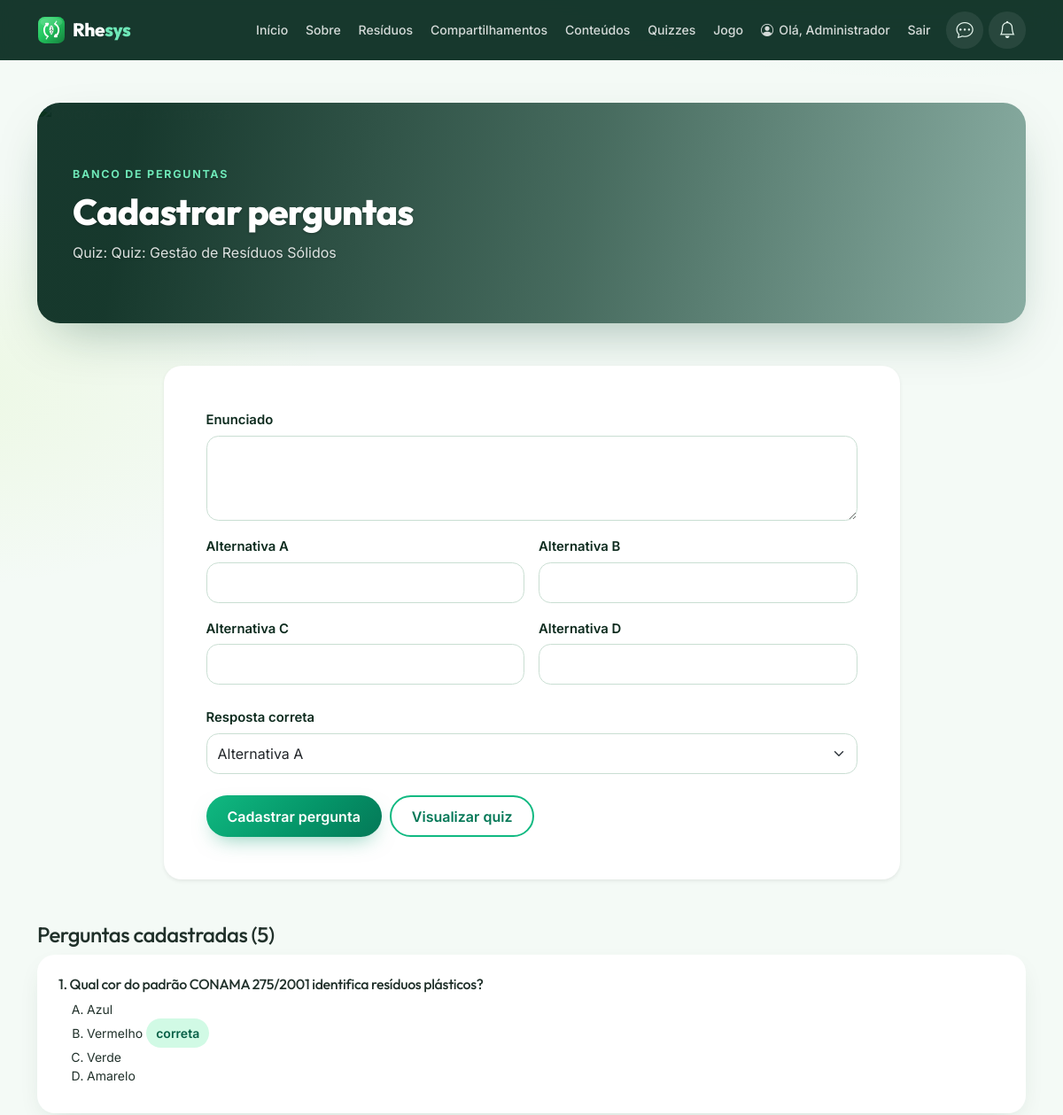
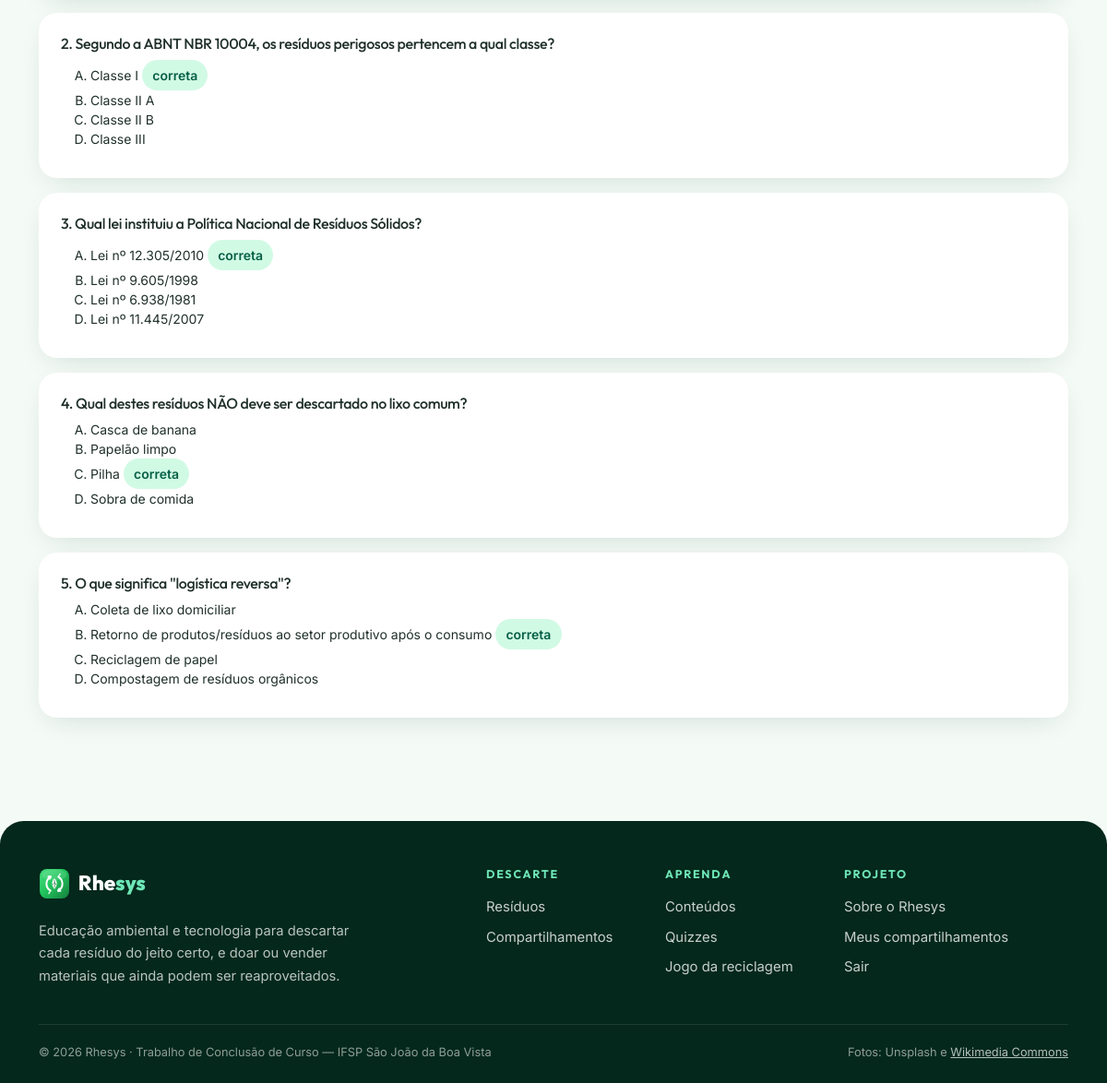
Screenshot of /pages/cadastro_pergunta.php?id_quiz=1 (signed in) with the database file from the repository (2 pictures, top to bottom).
### tables this page shows
CREATE TABLE quiz (
    id_quiz INT AUTO_INCREMENT PRIMARY KEY,
    titulo VARCHAR(150) NOT NULL,
    descricao TEXT
);

CREATE TABLE pergunta (
    id_pergunta INT AUTO_INCREMENT PRIMARY KEY,
    id_quiz INT NOT NULL,
    enunciado TEXT NOT NULL,
    alternativa_a VARCHAR(255) NOT NULL,
    alternativa_b VARCHAR(255) NOT NULL,
    alternativa_c VARCHAR(255) NOT NULL,
    alternativa_d VARCHAR(255) NOT NULL,
    resposta_correta CHAR(1) NOT NULL,
    INDEX idx_pergunta_quiz (id_quiz),
    CONSTRAINT fk_pergunta_quiz
        FOREIGN KEY (id_quiz) REFERENCES quiz(id_quiz)
        ON DELETE CASCADE ON UPDATE CASCADE,
    CONSTRAINT chk_resposta_correta
        CHECK (resposta_correta IN ('a', 'b', 'c', 'd'))
);

### pages/cadastro_pergunta.php (the view, shortened to what this page needs)
<?php
require_once __DIR__ . '/../config/notificacoes.php';
$id_quiz = (int) (($_SERVER['REQUEST_METHOD'] === 'POST' ? $_POST['id_quiz'] ?? 0 : $_GET['id_quiz'] ?? 0));
$stmt = $pdo->prepare('SELECT * FROM quiz WHERE id_quiz = :id');
$stmt->bindValue(':id', $id_quiz, PDO::PARAM_INT);
$stmt->execute();
$quiz = $stmt->fetch();
$alternativas = ['a' => '', 'b' => '', 'c' => '', 'd' => ''];
$resposta_correta = 'a';
$perguntas = [];
if ($quiz) {
    $stmt = $pdo->prepare('SELECT * FROM pergunta WHERE id_quiz = :id ORDER BY id_pergunta');
    $stmt->bindValue(':id', $id_quiz, PDO::PARAM_INT);
    $stmt->execute();
    $perguntas = $stmt->fetchAll();
}
require __DIR__ . '/../includes/header.php';
?>
<section class="band reveal">
    <img class="band-bg" src="<?php echo BASE_URL; ?>img/fotos/arvore.jpg" alt="Árvore em meio à natureza">
    <span class="crumb">Banco de perguntas</span>
    <h1 class="mt-2">Cadastrar perguntas</h1>
    <p class="mt-2"><?php echo $quiz ? 'Quiz: ' . htmlspecialchars($quiz['titulo']) : 'Quiz não encontrado.'; ?></p>
</section>
<?php if (!$quiz): ?>
    <div class="alert alert-warning mt-4">O quiz informado não existe.</div><a href="cadastro_quiz.php" class="btn btn-success mt-3">Voltar aos quizzes</a>
<?php else: ?>
<div class="row justify-content-center mt-5 reveal"><div class="col-lg-9">
    <div class="card shadow-sm"><div class="card-body p-4 p-lg-5">
        <form method="post" action="cadastro_pergunta.php?id_quiz=<?php echo $id_quiz; ?>">
            <div class="mb-3"><label for="enunciado" class="form-label">Enunciado</label><textarea class="form-control" id="enunciado" name="enunciado" rows="3" required minlength="5"><?php echo htmlspecialchars($enunciado); ?></textarea></div>
            <div class="row g-3">
                <?php foreach (['a', 'b', 'c', 'd'] as $letra): ?>
                    <div class="col-md-6"><label for="alternativa_<?php echo $letra; ?>" class="form-label">Alternativa <?php echo strtoupper($letra); ?></label><input class="form-control" id="alternativa_<?php echo $letra; ?>" name="alternativa_<?php echo $letra; ?>" value="<?php echo htmlspecialchars($alternativas[$letra]); ?>" required maxlength="255"></div>
                <?php endforeach; ?>
            </div>
            <div class="mt-4 mb-4"><label for="resposta_correta" class="form-label">Resposta correta</label><select class="form-select" id="resposta_correta" name="resposta_correta" required><?php foreach (['a', 'b', 'c', 'd'] as $letra): ?><option value="<?php echo $letra; ?>" <?php echo $resposta_correta === $letra ? 'selected' : ''; ?>>Alternativa <?php echo strtoupper($letra); ?></option><?php endforeach; ?></select></div>
            <div class="form-acoes">
            <button type="submit" class="btn btn-success">Cadastrar pergunta</button>
            <a href="quiz.php?id=<?php echo $id_quiz; ?>" class="btn btn-outline-success">Visualizar quiz</a>
            </div>
        </form>
    </div></div>
</div></div>
<section class="mt-5" id="perguntas">
    <h2 class="h4">Perguntas cadastradas (<?php echo count($perguntas); ?>)</h2>
    <?php foreach ($perguntas as $indice => $pergunta): ?>
        <article class="info-card mb-3"><div class="card-body p-4">
            <h3 class="h6"><?php echo $indice + 1; ?>. <?php echo htmlspecialchars($pergunta['enunciado']); ?></h3>
            <ol type="A" class="small mb-2"><?php foreach (['a', 'b', 'c', 'd'] as $letra): ?><li><?php echo htmlspecialchars($pergunta['alternativa_' . $letra]); ?><?php if ($pergunta['resposta_correta'] === $letra): ?> <span class="badge-soft">correta</span><?php endif; ?></li><?php endforeach; ?></ol>
        </div></article>
    <?php endforeach; ?>
</section>
<?php endif; ?>
<?php require __DIR__ . '/../includes/footer.php'; ?>

### rows the page displays
quiz: titulo "Quiz: Gestão de Resíduos Sólidos"
pergunta: enunciado "Qual cor do padrão CONAMA 275/2001 identifica resíduos plásticos?", alternativa_a "Azul", alternativa_b "Vermelho", resposta_correta "correta", alternativa_c "Verde", alternativa_d "Amarelo"
pergunta: enunciado "Segundo a ABNT NBR 10004, os resíduos perigosos pertencem a qual classe?", alternativa_a "Classe I", resposta_correta "correta", alternativa_b "Classe II A", alternativa_c "Classe II B", alternativa_d "Classe III"
pergunta: enunciado "Qual lei instituiu a Política Nacional de Resíduos Sólidos?", alternativa_a "Lei nº 12.305/2010", resposta_correta "correta", alternativa_b "Lei nº 9.605/1998", alternativa_c "Lei nº 6.938/1981", alternativa_d "Lei nº 11.445/2007"
pergunta: enunciado "Qual destes resíduos NÃO deve ser descartado no lixo comum?", alternativa_a "Casca de banana", alternativa_b "Papelão limpo", alternativa_c "Pilha", resposta_correta "correta", alternativa_d "Sobra de comida"
pergunta: enunciado "O que significa \"logística reversa\"?", alternativa_a "Coleta de lixo domiciliar", alternativa_b "Retorno de produtos/resíduos ao setor produtivo após o consumo", resposta_correta "correta", alternativa_c "Reciclagem de papel", alternativa_d "Compostagem de resíduos orgânicos"

### other values shown
$item[0] "Início"
$item[0] "Sobre"
$item[0] "Resíduos"
$item[0] "Compartilhamentos"
$item[0] "Conteúdos"
$item[0] "Quizzes"
$item[0] "Jogo"
$primeiro_nome "Administrador"
$letra "A"
$letra "B"
$letra "C"
$letra "D"
count($perguntas) "5"
